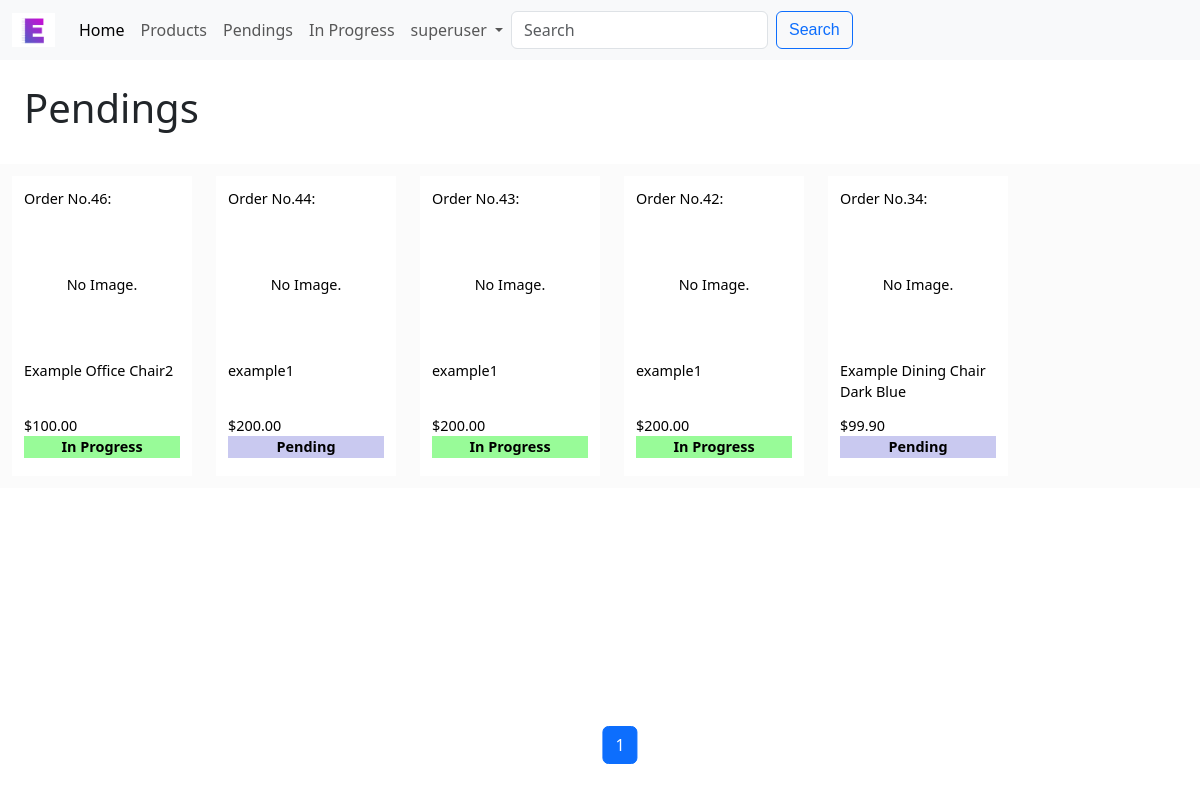
/my_orders (signed in), run on an earlier commit of the app's database.
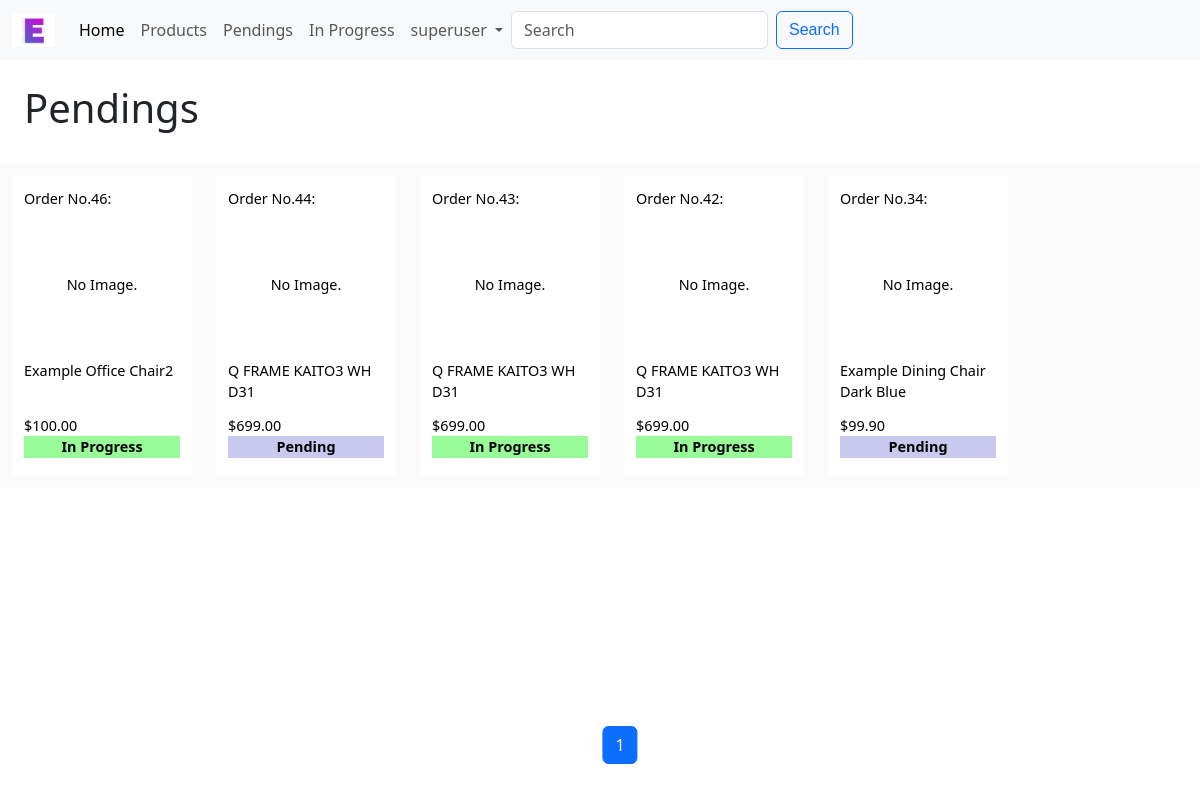
And on a later commit of the database.
### esb/models.py (models this page shows, shortened)
class CustomerPurchase(models.Model):
    customer = models.ForeignKey(
        Customer, on_delete=models.CASCADE, related_name="customer_purchases"
    )
    purchase = models.ForeignKey(
        PurchaseOrder, on_delete=models.CASCADE, related_name="customer_purchases"
    )
    quantity = models.IntegerField()

class PurchaseOrder(models.Model):
    product = models.ForeignKey(
        Product, on_delete=models.CASCADE, related_name="order_product"
    )
    date_time = models.DateTimeField(null=True)
    target_quantity = models.IntegerField()
    @property
    def reach_target(self):
        total_quantity = sum(
            [purchase.quantity for purchase in self.customer_purchases.all()]
        )
        return total_quantity >= self.target_quantity

class Product(models.Model):
    title = models.CharField(max_length=100)
    description = models.TextField(max_length=1000)
    category = models.ForeignKey(
        Category,
        on_delete=models.SET_NULL,
        blank=True,
        null=True,
        related_name="categories",
    )
    price = models.DecimalField(max_digits=10, decimal_places=2)
    active = models.BooleanField(default=False)
    created_at = models.DateTimeField(auto_now_add=True)
    updated_at = models.DateTimeField(auto_now=True)
    class Meta:
        ordering = ["-active", "id"]

### esb/views.py (the view)
# urls.py: path("my_orders", views.my_orders, name="my_orders"),
def my_orders(request):
    user = User.objects.get(username=request.user.username)
    try:
        cus = Customer.objects.get(user=user)
        cusP = CustomerPurchase.objects.filter(
            customer=cus).order_by("-purchase_id")
    except (Customer.DoesNotExist, CustomerPurchase.DoesNotExist):
        cusP = CustomerPurchase.objects.none()
        cus = None
    paginator = Paginator(cusP, 18)
    page_number = request.GET.get("page")
    page_obj = paginator.get_page(page_number)
    prev_prev_page_number = page_obj.number - 2
    if page_obj.number + 2 in page_obj.paginator.page_range:
        next_next_page_number = page_obj.number + 2
    else:
        next_next_page_number = None
    return render(request, "esb/myorders.html", {
        "page_obj": page_obj,
        "cusP": cusP,
        "next_next_page_number": next_next_page_number,
        "prev_prev_page_number": prev_prev_page_number
    })

### esb/templates/esb/myorders.html (shortened to what this page needs)
{% extends "esb/pendings.html" %}
{% block body-view %}
    {% for p in page_obj %}
        <a class="pending-view" href="{% url 'order_page' p.purchase.id %}">
            <div>Order No.{{ p.purchase.id}}: </div>
            <div class="div-preview-img">
                {% if p.purchase.product.img %}
                    <img src="{{ p.purchase.product.img }}" alt="{{ p.purchase.product.title }}">
                {% else %}
                    No Image.
                {% endif %}
            </div>
            <div class="div-preview-title">
                {{ p.purchase.product.title }}
            </div>
            <div>
                ${{ p.purchase.product.price }}
            </div>
            {% if p.purchase.reach_target %}
                <p id="order-status" style="background-color: rgba(121, 250, 121, 0.767);">In Progress</p>
            {% else %}
                <p id="order-status" style="background-color: rgba(170, 170, 231, 0.632);">Pending</p>
            {% endif %}
        </a>
    {% endfor %}
{% endblock %}

What changed in the data, as far as the page shows it:
removed CustomerPurchase: purchase.id "44", shows "No Image.", purchase.product "example1", purchase.product.price "200.00", quantity "Pending"
added CustomerPurchase: purchase.id "44", shows "No Image.", purchase.product "Q FRAME KAITO3 WH D31", purchase.product.price "699.00", quantity "Pending"
changed through a linked row, CustomerPurchase (number 3 of 5 on the later page): purchase.product "example1" → "Q FRAME KAITO3 WH D31"; purchase.product.price "200.00" → "699.00"
changed through a linked row, CustomerPurchase (number 4 of 5 on the later page): purchase.product "example1" → "Q FRAME KAITO3 WH D31"; purchase.product.price "200.00" → "699.00"
